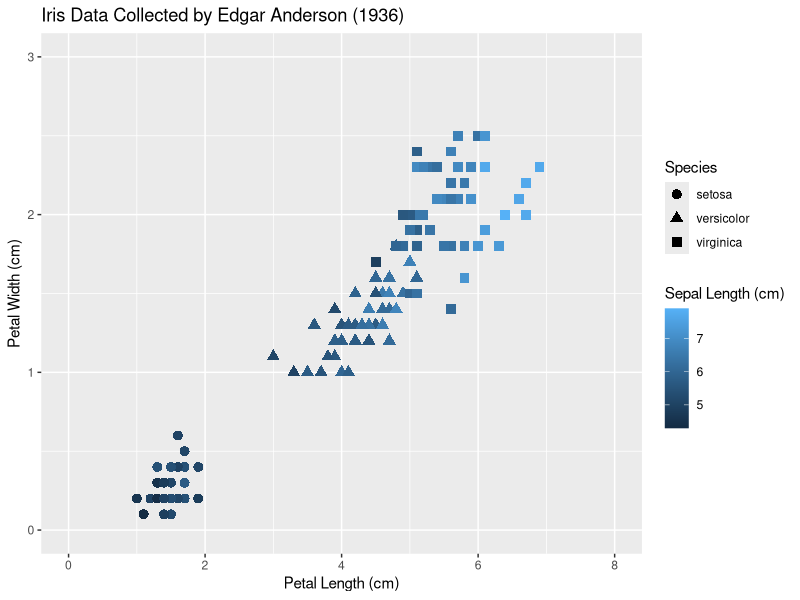
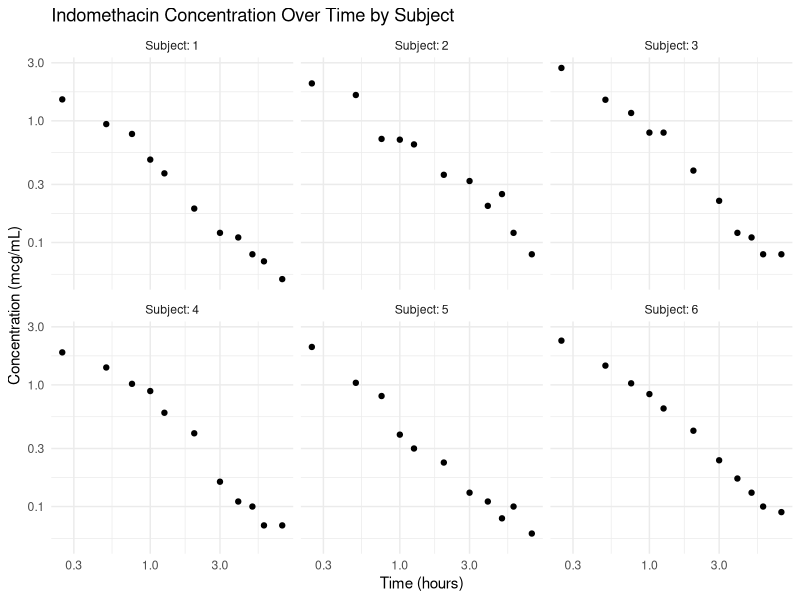
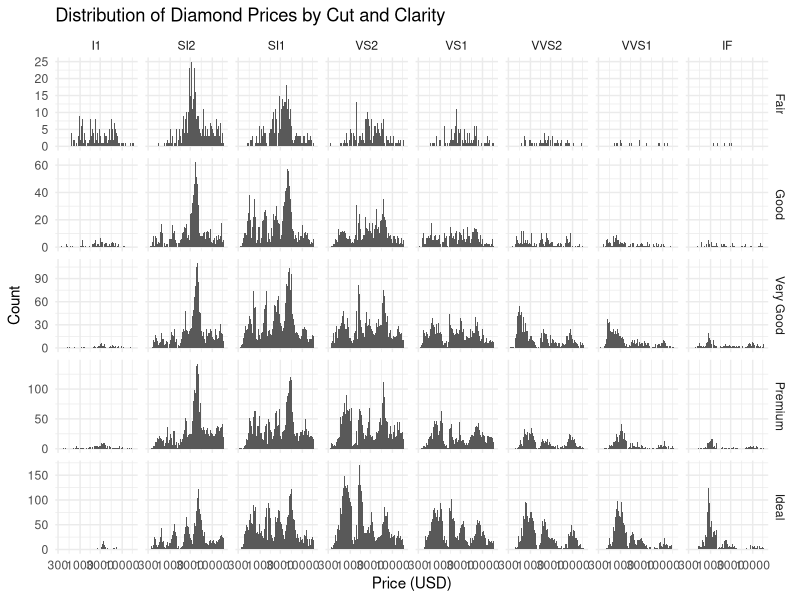
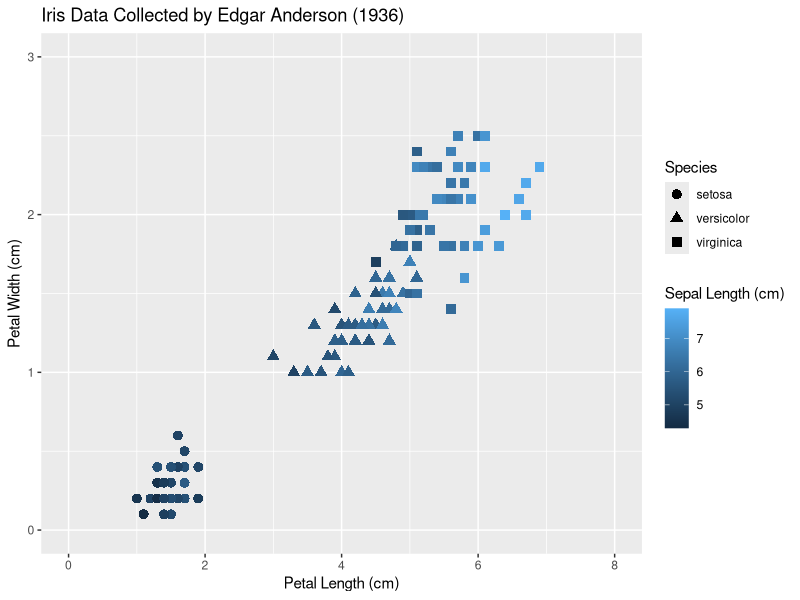
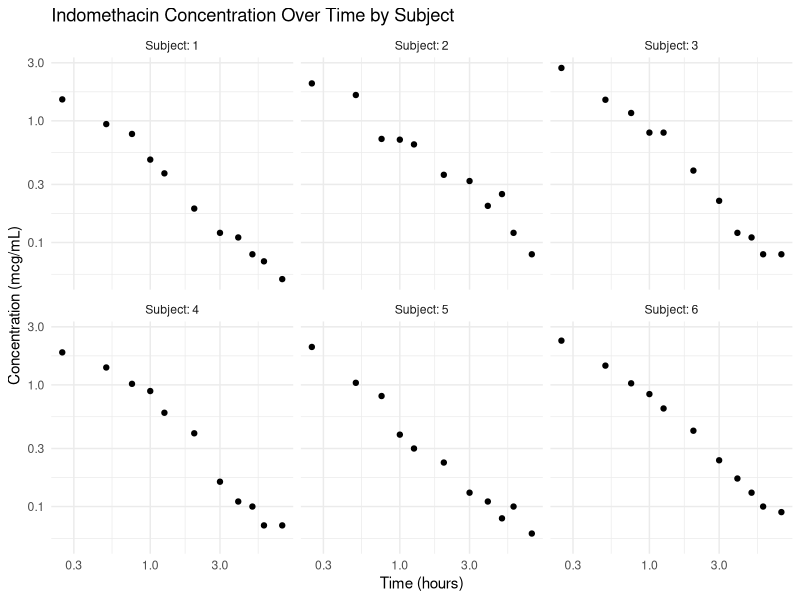
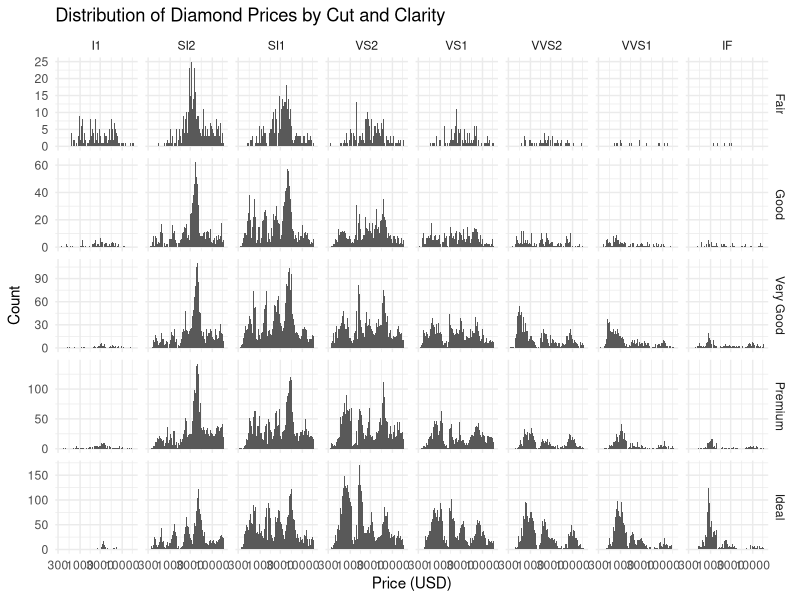

The R script that drew these images, in order:
## ---- chunk 1
library(ggplot2)
library(dplyr)
## ---- chunk 2
q1 <- ggplot(iris, aes(x = Petal.Length, y = Petal.Width, shape = Species, color = Sepal.Length)) +
  geom_point(size = 3) +
  labs(
    title = "Iris Data Collected by Edgar Anderson (1936)",
    x = "Petal Length (cm)",
    y = "Petal Width (cm)",
    color = "Sepal Length (cm)",
    shape = "Species"
  ) +
  scale_x_continuous(limits = c(0, 8)) +
  scale_y_continuous(limits = c(0, 3))

q1

ggsave(plot = q1,
filename = "petal-length-by-petal-width.jpeg",
width = 6,
height = 4)
## ---- chunk 3
Indometh <- Indometh %>%
  mutate(Subject = paste("Subject:", Subject))

q2 <- ggplot(Indometh, aes(x = time, y = conc)) +
  geom_point() +
  facet_wrap(~ Subject) +
  scale_x_log10() +
  scale_y_log10() +
  labs(
    title = "Indomethacin Concentration Over Time by Subject",
    x = "Time (hours)",
    y = "Concentration (mcg/mL)"
  ) +
  theme_minimal()

q2

ggsave(plot = q2,
filename = "Indomethacin-Concentration-Over-Time.jpeg",
width = 6,
height = 4)
## ---- chunk 4
q3 <- ggplot(diamonds, aes(x = price)) +
  geom_histogram(bins = 100) +
  facet_grid(cut ~ clarity, scales = "free_y") + 
  scale_x_log10() + 
  labs(
    title = "Distribution of Diamond Prices by Cut and Clarity",
    x = "Price (USD)", 
    y = "Count"
  ) +
  theme_minimal()

q3

ggsave(plot = q3,
filename = "diamond-cut-price.jpeg",
width = 6,
height = 4)
